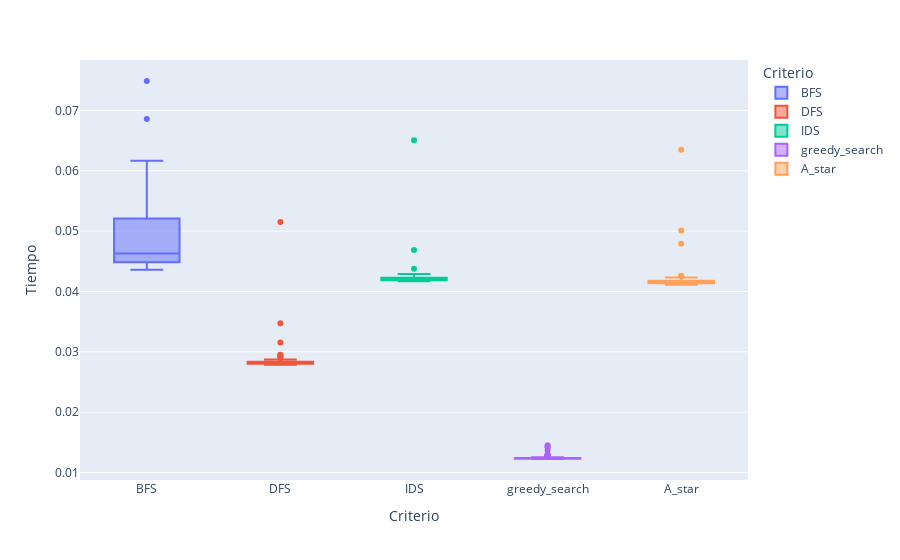

Notebook cell for this chart:
### Code cell
fig = px.box(df, x= "Criterio", y="Tiempo", color= "Criterio")
fig.show()

### Figure 1 — Plotly figure (JSON) as saved in the notebook; plotly's stock layout.template omitted (floating-point values rounded to 4 significant figures)
{"data": [{"alignmentgroup": "True", "hovertemplate": "Criterio=%{x}<br>Tiempo=%{y}<extra></extra>", "legendgroup": "BFS", "marker": {"color": "#636efa"}, "name": "BFS", "notched": false, "offsetgroup": "BFS", "orientation": "v", "showlegend": true, "type": "box", "x": ["BFS", "BFS", "BFS", "BFS", "BFS", "BFS", "BFS", "BFS", "BFS", "BFS", "BFS", "BFS", "BFS", "BFS", "BFS", "BFS", "BFS", "BFS", "BFS", "BFS", "BFS", "BFS", "BFS", "BFS", "BFS", "BFS", "BFS", "BFS", "BFS", "BFS", "BFS", "BFS", "BFS", "BFS", "BFS", "BFS", "BFS", "BFS", "BFS", "BFS", "BFS", "BFS", "BFS", "BFS", "BFS", "BFS", "BFS", "BFS", "BFS", "BFS", "BFS", "BFS", "BFS", "BFS", "BFS", "BFS", "BFS", "BFS", "BFS", "BFS", "BFS", "BFS", "BFS", "BFS", "BFS", "BFS", "BFS", "BFS", "BFS", "BFS", "BFS", "BFS", "BFS", "BFS", "BFS", "BFS", "BFS", "BFS", "BFS", "BFS", "BFS", "BFS", "BFS", "BFS", "BFS", "BFS", "BFS", "BFS", "BFS", "BFS", "BFS", "BFS", "BFS", "BFS", "BFS", "BFS", "BFS", "BFS", "BFS", "BFS"], "x0": " ", "xaxis": "x", "y": [0.04927, 0.04463, 0.04404, 0.04364, 0.0436, 0.04742, 0.04454, 0.04404, 0.04392, 0.04362, 0.04386, 0.04367, 0.04373, 0.04407, 0.04388, 0.04421, 0.04435, 0.04377, 0.04443, 0.04479, 0.04535, 0.04625, 0.04529, 0.04664, 0.04569, 0.04507, 0.04505, 0.04513, 0.04621, 0.04557, 0.04587, 0.04498, 0.04494, 0.04504, 0.04578, 0.04582, 0.04628, 0.04865, 0.05025, 0.05446, 0.05208, 0.0499, 0.05207, 0.05012, 0.05104, 0.05173, 0.05433, 0.05972, 0.05388, 0.05546, 0.0548, 0.0533, 0.06012, 0.05015, 0.07487, 0.04646, 0.04549, 0.04492, 0.04537, 0.04529, 0.04498, 0.04456, 0.04497, 0.04565, 0.04386, 0.05863, 0.05781, 0.06075, 0.05177, 0.0513, 0.05513, 0.05355, 0.05108, 0.05124, 0.05079, 0.05591, 0.06107, 0.06165, 0.0587, 0.05804, 0.05364, 0.04752, 0.04455, 0.04473, 0.05403, 0.05696, 0.06855, 0.05074, 0.04896, 0.05228, 0.04706, 0.04644, 0.04554, 0.04732, 0.04844, 0.04562, 0.04605, 0.04455, 0.04474, 0.04362], "y0": " ", "yaxis": "y"}, {"alignmentgroup": "True", "hovertemplate": "Criterio=%{x}<br>Tiempo=%{y}<extra></extra>", "legendgroup": "DFS", "marker": {"color": "#EF553B"}, "name": "DFS", "notched": false, "offsetgroup": "DFS", "orientation": "v", "showlegend": true, "type": "box", "x": ["DFS", "DFS", "DFS", "DFS", "DFS", "DFS", "DFS", "DFS", "DFS", "DFS", "DFS", "DFS", "DFS", "DFS", "DFS", "DFS", "DFS", "DFS", "DFS", "DFS", "DFS", "DFS", "DFS", "DFS", "DFS", "DFS", "DFS", "DFS", "DFS", "DFS", "DFS", "DFS", "DFS", "DFS", "DFS", "DFS", "DFS", "DFS", "DFS", "DFS", "DFS", "DFS", "DFS", "DFS", "DFS", "DFS", "DFS", "DFS", "DFS", "DFS", "DFS", "DFS", "DFS", "DFS", "DFS", "DFS", "DFS", "DFS", "DFS", "DFS", "DFS", "DFS", "DFS", "DFS", "DFS", "DFS", "DFS", "DFS", "DFS", "DFS", "DFS", "DFS", "DFS", "DFS", "DFS", "DFS", "DFS", "DFS", "DFS", "DFS", "DFS", "DFS", "DFS", "DFS", "DFS", "DFS", "DFS", "DFS", "DFS", "DFS", "DFS", "DFS", "DFS", "DFS", "DFS", "DFS", "DFS", "DFS", "DFS", "DFS"], "x0": " ", "xaxis": "x", "y": [0.03473, 0.03155, 0.02904, 0.02862, 0.02824, 0.02814, 0.0282, 0.02835, 0.02948, 0.02921, 0.0283, 0.02872, 0.0282, 0.02802, 0.02816, 0.02813, 0.02832, 0.02802, 0.02802, 0.02795, 0.02797, 0.02796, 0.02796, 0.02874, 0.02844, 0.02817, 0.02795, 0.02807, 0.02805, 0.02802, 0.02796, 0.02852, 0.028, 0.02821, 0.02805, 0.02795, 0.02835, 0.02806, 0.02804, 0.02857, 0.02795, 0.02817, 0.02802, 0.0287, 0.02952, 0.0285, 0.02805, 0.02795, 0.02793, 0.02803, 0.02822, 0.02812, 0.02802, 0.02793, 0.02816, 0.05152, 0.02815, 0.02787, 0.02834, 0.02811, 0.02795, 0.02814, 0.02799, 0.028, 0.02847, 0.02873, 0.02824, 0.02807, 0.02821, 0.02817, 0.02799, 0.02803, 0.02805, 0.02843, 0.02797, 0.02822, 0.02925, 0.02815, 0.02802, 0.02805, 0.02798, 0.02795, 0.02799, 0.02798, 0.02831, 0.02865, 0.02811, 0.02859, 0.028, 0.02804, 0.02804, 0.02795, 0.02812, 0.02823, 0.02801, 0.02861, 0.0282, 0.02803, 0.02833, 0.02832], "y0": " ", "yaxis": "y"}, {"alignmentgroup": "True", "hovertemplate": "Criterio=%{x}<br>Tiempo=%{y}<extra></extra>", "legendgroup": "IDS", "marker": {"color": "#00cc96"}, "name": "IDS", "notched": false, "offsetgroup": "IDS", "orientation": "v", "showlegend": true, "type": "box", "x": ["IDS", "IDS", "IDS", "IDS", "IDS", "IDS", "IDS", "IDS", "IDS", "IDS", "IDS", "IDS", "IDS", "IDS", "IDS", "IDS", "IDS", "IDS", "IDS", "IDS", "IDS", "IDS", "IDS", "IDS", "IDS", "IDS", "IDS", "IDS", "IDS", "IDS", "IDS", "IDS", "IDS", "IDS", "IDS", "IDS", "IDS", "IDS", "IDS", "IDS", "IDS", "IDS", "IDS", "IDS", "IDS", "IDS", "IDS", "IDS", "IDS", "IDS", "IDS", "IDS", "IDS", "IDS", "IDS", "IDS", "IDS", "IDS", "IDS", "IDS", "IDS", "IDS", "IDS", "IDS", "IDS", "IDS", "IDS", "IDS", "IDS", "IDS", "IDS", "IDS", "IDS", "IDS", "IDS", "IDS", "IDS", "IDS", "IDS", "IDS", "IDS", "IDS", "IDS", "IDS", "IDS", "IDS", "IDS", "IDS", "IDS", "IDS", "IDS", "IDS", "IDS", "IDS", "IDS", "IDS", "IDS", "IDS", "IDS", "IDS"], "x0": " ", "xaxis": "x", "y": [0.04685, 0.04233, 0.0423, 0.04233, 0.04186, 0.04243, 0.04278, 0.0426, 0.04203, 0.04199, 0.0422, 0.04194, 0.04207, 0.04253, 0.04374, 0.04264, 0.04194, 0.04225, 0.04174, 0.04182, 0.04196, 0.04177, 0.04189, 0.04229, 0.04184, 0.04177, 0.04202, 0.04254, 0.04184, 0.04265, 0.04195, 0.04236, 0.04184, 0.04239, 0.04212, 0.04193, 0.04188, 0.04232, 0.0429, 0.04222, 0.04201, 0.04234, 0.04172, 0.04181, 0.04179, 0.04184, 0.04194, 0.04174, 0.04207, 0.04178, 0.04183, 0.04174, 0.04194, 0.0417, 0.06505, 0.04206, 0.04208, 0.04227, 0.04192, 0.04186, 0.04196, 0.04171, 0.04189, 0.04185, 0.04179, 0.04192, 0.04184, 0.04193, 0.04217, 0.04215, 0.0419, 0.04191, 0.04188, 0.04182, 0.04177, 0.04198, 0.0419, 0.04228, 0.04192, 0.04188, 0.04196, 0.04181, 0.04232, 0.04215, 0.04183, 0.04182, 0.04183, 0.04192, 0.04172, 0.04185, 0.04247, 0.04169, 0.0423, 0.04207, 0.04189, 0.04181, 0.04181, 0.0426, 0.04209, 0.04213], "y0": " ", "yaxis": "y"}, {"alignmentgroup": "True", "hovertemplate": "Criterio=%{x}<br>Tiempo=%{y}<extra></extra>", "legendgroup": "greedy_search", "marker": {"color": "#ab63fa"}, "name": "greedy_search", "notched": false, "offsetgroup": "greedy_search", "orientation": "v", "showlegend": true, "type": "box", "x": ["greedy_search", "greedy_search", "greedy_search", "greedy_search", "greedy_search", "greedy_search", "greedy_search", "greedy_search", "greedy_search", "greedy_search", "greedy_search", "greedy_search", "greedy_search", "greedy_search", "greedy_search", "greedy_search", "greedy_search", "greedy_search", "greedy_search", "greedy_search", "greedy_search", "greedy_search", "greedy_search", "greedy_search", "greedy_search", "greedy_search", "greedy_search", "greedy_search", "greedy_search", "greedy_search", "greedy_search", "greedy_search", "greedy_search", "greedy_search", "greedy_search", "greedy_search", "greedy_search", "greedy_search", "greedy_search", "greedy_search", "greedy_search", "greedy_search", "greedy_search", "greedy_search", "greedy_search", "greedy_search", "greedy_search", "greedy_search", "greedy_search", "greedy_search", "greedy_search", "greedy_search", "greedy_search", "greedy_search", "greedy_search", "greedy_search", "greedy_search", "greedy_search", "greedy_search", "greedy_search", "greedy_search", "greedy_search", "greedy_search", "greedy_search", "greedy_search", "greedy_search", "greedy_search", "greedy_search", "greedy_search", "greedy_search", "greedy_search", "greedy_search", "greedy_search", "greedy_search", "greedy_search", "greedy_search", "greedy_search", "greedy_search", "greedy_search", "greedy_search", "greedy_search", "greedy_search", "greedy_search", "greedy_search", "greedy_search", "greedy_search", "greedy_search", "greedy_search", "greedy_search", "greedy_search", "greedy_search", "greedy_search", "greedy_search", "greedy_search", "greedy_search", "greedy_search", "greedy_search", "greedy_search", "greedy_search", "greedy_search"], "x0": " ", "xaxis": "x", "y": [0.01419, 0.01452, 0.01431, 0.01375, 0.01263, 0.01246, 0.01249, 0.01264, 0.01231, 0.0123, 0.01236, 0.01229, 0.01236, 0.01232, 0.01235, 0.01232, 0.01228, 0.0124, 0.01295, 0.0129, 0.01273, 0.01266, 0.01253, 0.01231, 0.0123, 0.01229, 0.01241, 0.01233, 0.01233, 0.01227, 0.01231, 0.01234, 0.01232, 0.01232, 0.01228, 0.01234, 0.01226, 0.01224, 0.01232, 0.01227, 0.01228, 0.01227, 0.01229, 0.01231, 0.01236, 0.01282, 0.01233, 0.01233, 0.01226, 0.01255, 0.01235, 0.01231, 0.01227, 0.0123, 0.01227, 0.01227, 0.0123, 0.01227, 0.0123, 0.01234, 0.0123, 0.01229, 0.0123, 0.01228, 0.01241, 0.01231, 0.01234, 0.01233, 0.01231, 0.0123, 0.01227, 0.01229, 0.01226, 0.01232, 0.01236, 0.01226, 0.01235, 0.01289, 0.01248, 0.01233, 0.01226, 0.0123, 0.01231, 0.01236, 0.01267, 0.0124, 0.01234, 0.01229, 0.01229, 0.01241, 0.01239, 0.01262, 0.01235, 0.01228, 0.01231, 0.01238, 0.01243, 0.01293, 0.01261, 0.01287], "y0": " ", "yaxis": "y"}, {"alignmentgroup": "True", "hovertemplate": "Criterio=%{x}<br>Tiempo=%{y}<extra></extra>", "legendgroup": "A_star", "marker": {"color": "#FFA15A"}, "name": "A_star", "notched": false, "offsetgroup": "A_star", "orientation": "v", "showlegend": true, "type": "box", "x": ["A_star", "A_star", "A_star", "A_star", "A_star", "A_star", "A_star", "A_star", "A_star", "A_star", "A_star", "A_star", "A_star", "A_star", "A_star", "A_star", "A_star", "A_star", "A_star", "A_star", "A_star", "A_star", "A_star", "A_star", "A_star", "A_star", "A_star", "A_star", "A_star", "A_star", "A_star", "A_star", "A_star", "A_star", "A_star", "A_star", "A_star", "A_star", "A_star", "A_star", "A_star", "A_star", "A_star", "A_star", "A_star", "A_star", "A_star", "A_star", "A_star", "A_star", "A_star", "A_star", "A_star", "A_star", "A_star", "A_star", "A_star", "A_star", "A_star", "A_star", "A_star", "A_star", "A_star", "A_star", "A_star", "A_star", "A_star", "A_star", "A_star", "A_star", "A_star", "A_star", "A_star", "A_star", "A_star", "A_star", "A_star", "A_star", "A_star", "A_star", "A_star", "A_star", "A_star", "A_star", "A_star", "A_star", "A_star", "A_star", "A_star", "A_star", "A_star", "A_star", "A_star", "A_star", "A_star", "A_star", "A_star", "A_star", "A_star", "A_star"], "x0": " ", "xaxis": "x", "y": [0.05009, 0.04226, 0.04133, 0.04174, 0.04159, 0.04196, 0.0419, 0.04158, 0.04193, 0.04154, 0.04173, 0.04168, 0.04144, 0.04168, 0.04153, 0.04792, 0.04227, 0.04176, 0.04148, 0.04141, 0.04139, 0.04147, 0.04198, 0.04173, 0.0414, 0.04135, 0.04144, 0.04157, 0.04134, 0.04247, 0.04155, 0.04158, 0.04137, 0.04167, 0.04165, 0.0418, 0.04232, 0.04182, 0.04176, 0.0426, 0.04183, 0.04175, 0.04147, 0.04166, 0.0419, 0.04176, 0.0413, 0.04163, 0.04153, 0.04138, 0.04176, 0.04175, 0.04148, 0.04212, 0.04152, 0.06347, 0.04144, 0.04256, 0.0418, 0.04145, 0.04135, 0.04133, 0.04138, 0.04151, 0.04171, 0.0413, 0.04142, 0.04127, 0.04129, 0.04135, 0.04155, 0.04136, 0.04121, 0.04136, 0.04165, 0.04137, 0.04146, 0.04148, 0.04189, 0.04156, 0.04135, 0.04136, 0.04159, 0.04138, 0.04127, 0.04125, 0.04143, 0.04141, 0.04138, 0.04136, 0.04159, 0.04126, 0.04182, 0.04149, 0.04145, 0.04111, 0.04125, 0.04163, 0.0414, 0.04146], "y0": " ", "yaxis": "y"}], "layout": {"boxmode": "overlay", "legend": {"title": {"text": "Criterio"}, "tracegroupgap": 0}, "margin": {"t": 60}, "xaxis": {"anchor": "y", "categoryarray": ["BFS", "DFS", "IDS", "greedy_search", "A_star"], "categoryorder": "array", "domain": [0, 1], "title": {"text": "Criterio"}}, "yaxis": {"anchor": "x", "domain": [0, 1], "title": {"text": "Tiempo"}}}}
